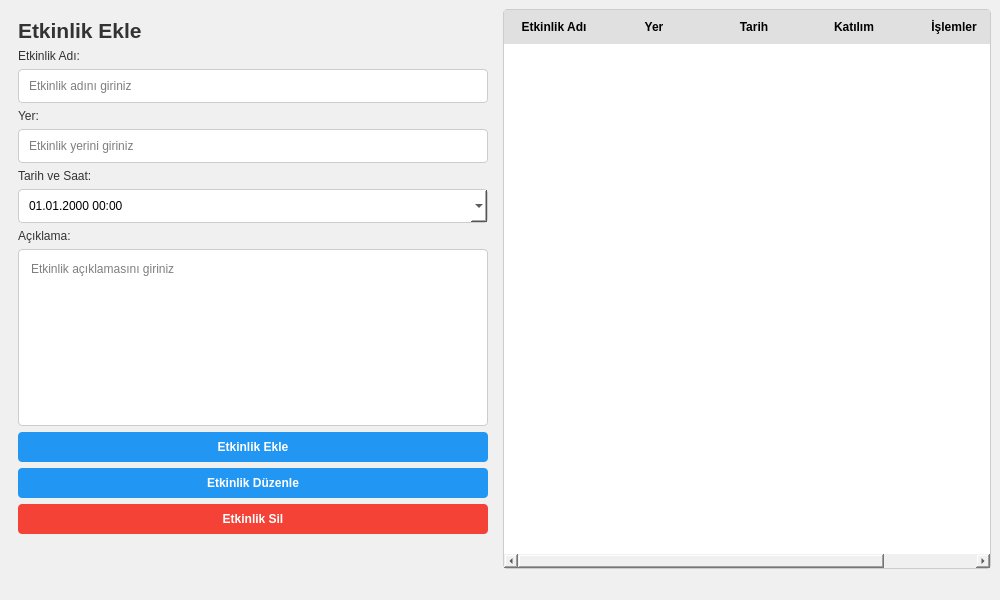
<?xml version="1.0" encoding="UTF-8"?>
<ui version="4.0">
 <class>MainWindow</class>
 <widget class="QMainWindow" name="MainWindow">
  <property name="geometry">
   <rect>
    <x>0</x>
    <y>0</y>
    <width>1000</width>
    <height>600</height>
   </rect>
  </property>
  <property name="windowTitle">
   <string>Etkinlik Yönetimi</string>
  </property>
  <property name="styleSheet">
   <string notr="true">QWidget {
    background-color: #f0f0f0;
}
QLabel {
    color: #333333;
}
QLineEdit, QTextEdit, QDateTimeEdit {
    padding: 8px;
    border: 1px solid #cccccc;
    border-radius: 4px;
    background-color: white;
}
QPushButton {
    padding: 8px;
    border-radius: 4px;
    background-color: #2196F3;
    color: white;
    font-weight: bold;
}
QPushButton:hover {
    background-color: #1976D2;
}
QPushButton#etkinlik_sil {
    background-color: #f44336;
}
QPushButton#etkinlik_sil:hover {
    background-color: #d32f2f;
}
QTableWidget {
    border: 1px solid #cccccc;
    border-radius: 4px;
    background-color: white;
    gridline-color: #e0e0e0;
}
QTableWidget::item {
    padding: 8px;
}
QTableWidget::item:selected {
    background-color: #bbdefb;
    color: #000000;
}
QHeaderView::section {
    background-color: #e0e0e0;
    padding: 8px;
    border: none;
    font-weight: bold;
}</string>
  </property>
  <widget class="QWidget" name="centralwidget">
   <layout class="QHBoxLayout" name="horizontalLayout">
    <item>
     <widget class="QWidget" name="form_widget" native="true">
      <property name="minimumSize">
       <size>
        <width>300</width>
        <height>0</height>
       </size>
      </property>
      <layout class="QVBoxLayout" name="verticalLayout">
       <item>
        <widget class="QLabel" name="baslik">
         <property name="font">
          <font>
           <family>Segoe UI</family>
           <pointsize>16</pointsize>
           <weight>75</weight>
           <bold>true</bold>
          </font>
         </property>
         <property name="text">
          <string>Etkinlik Ekle</string>
         </property>
        </widget>
       </item>
       <item>
        <widget class="QLabel" name="label_etkinlik_adi">
         <property name="text">
          <string>Etkinlik Adı:</string>
         </property>
        </widget>
       </item>
       <item>
        <widget class="QLineEdit" name="etkinlik_adi">
         <property name="placeholderText">
          <string>Etkinlik adını giriniz</string>
         </property>
        </widget>
       </item>
       <item>
        <widget class="QLabel" name="label_etkinlik_yeri">
         <property name="text">
          <string>Yer:</string>
         </property>
        </widget>
       </item>
       <item>
        <widget class="QLineEdit" name="etkinlik_yeri">
         <property name="placeholderText">
          <string>Etkinlik yerini giriniz</string>
         </property>
        </widget>
       </item>
       <item>
        <widget class="QLabel" name="label_etkinlik_tarihi">
         <property name="text">
          <string>Tarih ve Saat:</string>
         </property>
        </widget>
       </item>
       <item>
        <widget class="QDateTimeEdit" name="etkinlik_tarihi">
         <property name="calendarPopup">
          <bool>true</bool>
         </property>
         <property name="displayFormat">
          <string>dd.MM.yyyy HH:mm</string>
         </property>
        </widget>
       </item>
       <item>
        <widget class="QLabel" name="label_etkinlik_aciklama">
         <property name="text">
          <string>Açıklama:</string>
         </property>
        </widget>
       </item>
       <item>
        <widget class="QTextEdit" name="etkinlik_aciklama">
         <property name="placeholderText">
          <string>Etkinlik açıklamasını giriniz</string>
         </property>
        </widget>
       </item>
       <item>
        <widget class="QPushButton" name="etkinlik_ekle">
         <property name="text">
          <string>Etkinlik Ekle</string>
         </property>
        </widget>
       </item>
       <item>
        <widget class="QPushButton" name="etkinlik_duzenle">
         <property name="text">
          <string>Etkinlik Düzenle</string>
         </property>
        </widget>
       </item>
       <item>
        <widget class="QPushButton" name="etkinlik_sil">
         <property name="text">
          <string>Etkinlik Sil</string>
         </property>
        </widget>
       </item>
       <item>
        <spacer name="verticalSpacer">
         <property name="orientation">
          <enum>Qt::Vertical</enum>
         </property>
         <property name="sizeHint" stdset="0">
          <size>
           <width>20</width>
           <height>40</height>
          </size>
         </property>
        </spacer>
       </item>
      </layout>
     </widget>
    </item>
    <item>
     <widget class="QTableWidget" name="etkinlik_listesi">
      <property name="alternatingRowColors">
       <bool>true</bool>
      </property>
      <property name="selectionMode">
       <enum>QAbstractItemView::SingleSelection</enum>
      </property>
      <property name="selectionBehavior">
       <enum>QAbstractItemView::SelectRows</enum>
      </property>
      <column>
       <property name="text">
        <string>Etkinlik Adı</string>
       </property>
      </column>
      <column>
       <property name="text">
        <string>Yer</string>
       </property>
      </column>
      <column>
       <property name="text">
        <string>Tarih</string>
       </property>
      </column>
      <column>
       <property name="text">
        <string>Katılım</string>
       </property>
      </column>
      <column>
       <property name="text">
        <string>İşlemler</string>
       </property>
      </column>
     </widget>
    </item>
   </layout>
  </widget>
  <widget class="QMenuBar" name="menubar">
   <property name="geometry">
    <rect>
     <x>0</x>
     <y>0</y>
     <width>1000</width>
     <height>21</height>
    </rect>
   </property>
  </widget>
  <widget class="QStatusBar" name="statusbar"/>
 </widget>
 <resources/>
 <connections/>
</ui>
